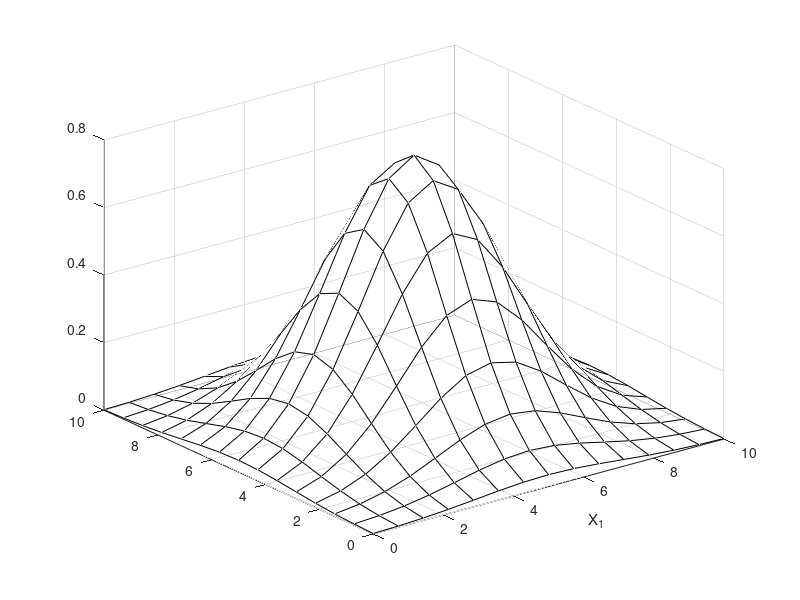

The MATLAB script that drew this image: (Note: this script raises an error after producing the figure.)
%single interception plane, haven't done yet

N = 10.0;
pointsNum = 15;
threshold = 0.25;
sigma = 0.5;
S1 = -5;
T1 = -5;


x=linspace(0, N,pointsNum);
y=x;
[X,Y]=meshgrid(x,y);

planeZ = zeros(pointsNum,pointsNum)+threshold;

z1=(1/sqrt(2*pi*sigma^2).*exp(-((X+S1).^2/2*sigma^2)-((Y+T1).^2/2*sigma^2)));
z = z1;

s1 = surf(X,Y, z,'FaceAlpha',0);

hold on

c1 = contour(X,Y,z1,[8], 'b');


xLab = xlabel('X_1');
xLab.Position = [5 -0.5 -0.05];
xticks([])
yLab = ylabel('X_2');
yLab.Position = [-0.5 5 -0.08];
yticks([])
XX = yLab.Position;
zlabel('U')
zticks([])

%shading interp
%axis tight
